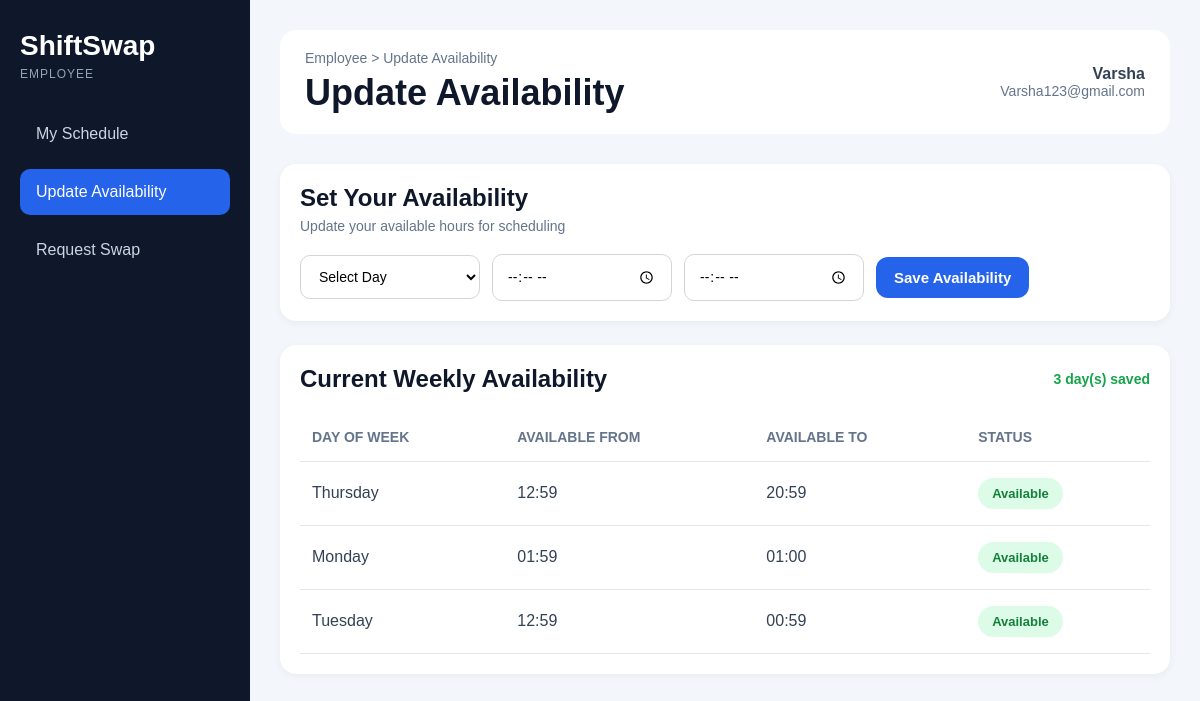
Page /update-availability (signed in) on the committed database.
### tables this page shows
CREATE TABLE availability (
    id INTEGER PRIMARY KEY AUTOINCREMENT,
    employee_id INTEGER,
    day TEXT,
    from_time TEXT,
    to_time TEXT,
    status TEXT,
    FOREIGN KEY (employee_id) REFERENCES employees(id)
);

### app.py (the view)
@app.route("/update-availability")
def update_availability():
    if session.get("role") != "employee":
        return redirect(url_for("home"))
    employee_id = session["employee_id"]
    conn = get_db_connection()
    availability = conn.execute("""
        SELECT * FROM availability
        WHERE employee_id = ?
        ORDER BY id DESC
    """, (employee_id,)).fetchall()
    conn.close()
    return render_template("update-availability.html", availability=availability)

### app.py (called while the page is built)
def get_db_connection():
    conn = sqlite3.connect("database.db")
    conn.row_factory = sqlite3.Row
    return conn

### templates/update-availability.html (shortened to what this page needs)
<!DOCTYPE html>
<html lang="en">
<head>
  <link rel="stylesheet" href="{{ url_for('static', filename='style.css') }}">
</head>
<body>
  <div class="dashboard-layout">
    <aside class="sidebar">
      <div class="sidebar-logo">
        <h2>ShiftSwap</h2>
        <p>EMPLOYEE</p>
      </div>
      <nav class="sidebar-nav">
        <a href="/employee-dashboard">My Schedule</a>
        <a href="/update-availability" class="active">Update Availability</a>
        <a href="/request-swap">Request Swap</a>
      </nav>
    </aside>
    <main class="main-content">
      <div class="topbar">
        <div>
          <p class="breadcrumb">Employee > Update Availability</p>
          <h1>Update Availability</h1>
        </div>
        <div class="user-box">
          <strong>{{ session.get('name', 'User') }}</strong>
          <span>{{ session.get('email', 'No email') }}</span>
        </div>
      </div>
      <div class="table-card" style="margin-bottom: 24px;">
        <div class="employee-header" style="margin-bottom: 20px;">
          <div>
            <h2 style="margin-bottom: 6px;">Set Your Availability</h2>
            <p style="color: #64748b; font-size: 14px;">
              Update your available hours for scheduling
            </p>
          </div>
        </div>
        <form action="/save-availability" method="POST" class="availability-form">
          <select name="day" required>
            <option value="">Select Day</option>
          </select>
          <input type="time" name="from_time" required />
          <input type="time" name="to_time" required />
          <button type="submit" class="primary-btn">Save Availability</button>
        </form>
      </div>
      <div class="table-card">
        <div class="employee-header" style="margin-bottom: 20px;">
          <div>
            <h2>Current Weekly Availability</h2>
          </div>
          <div style="color: #16a34a; font-weight: 600; font-size: 14px;">
            {{ availability|length }} day(s) saved
          </div>
        </div>
        <table class="schedule-table">
          <thead>
            <tr>
              <th>Day of Week</th>
              <th>Available From</th>
              <th>Available To</th>
              <th>Status</th>
            </tr>
          </thead>
          <tbody>
            {% if availability %}
              {% for row in availability %}
              <tr>
                <td>{{ row.day }}</td>
                <td>{{ row.from_time }}</td>
                <td>{{ row.to_time }}</td>
                <td>
                  {% if row.status == "Available" %}
                    <span class="status approved">Available</span>
                  {% else %}
                    <span class="status pending">{{ row.status }}</span>
                  {% endif %}
                </td>
              </tr>
              {% endfor %}
            {% else %}
              <tr>
                <td colspan="4" style="text-align: center; padding: 20px;">
                  No availability set yet.
                </td>
              </tr>
            {% endif %}
          </tbody>
        </table>
      </div>
    </main>
  </div>
</body>
</html>

### static/style.css (style rules this page uses)
* { margin: 0; padding: 0; box-sizing: border-box; font-family: Arial, sans-serif; }
body { background-color: #f5f7fb; }
.dashboard-layout { display: flex; min-height: 100vh; background-color: #f3f6fb; }
.sidebar { width: 250px; background-color: #0f172a; color: white; padding: 30px 20px; }
.sidebar-logo h2 { font-size: 28px; margin-bottom: 5px; }
.sidebar-logo p { font-size: 12px; color: #94a3b8; letter-spacing: 1px; margin-bottom: 30px; }
.sidebar-nav { display: flex; flex-direction: column; gap: 12px; }
.sidebar-nav a { text-decoration: none; color: #cbd5e1; padding: 14px 16px; border-radius: 10px; transition: 0.3s; }
.sidebar-nav a:hover, .sidebar-nav a.active { background-color: #2563eb; color: white; }
.main-content { flex: 1; padding: 30px; }
.topbar { display: flex; justify-content: space-between; align-items: center; margin-bottom: 30px; background-color: white; padding: 20px 25px; border-radius: 16px; }
.breadcrumb { color: #64748b; font-size: 14px; margin-bottom: 6px; }
.topbar h1 { font-size: 36px; color: #0f172a; }
.user-box { display: flex; flex-direction: column; text-align: right; color: #334155; }
.user-box span { font-size: 14px; color: #64748b; }
.light-btn, .primary-btn, .delete-btn { border: none; border-radius: 12px; padding: 12px 18px; cursor: pointer; font-size: 15px; font-weight: 600; }
.primary-btn { background-color: #2563eb; color: white; }
.table-card { background-color: white; border-radius: 16px; padding: 20px; box-shadow: 0 2px 8px rgba(0, 0, 0, 0.05); overflow-x: auto; }
.schedule-table { width: 100%; border-collapse: collapse; }
.schedule-table th, .schedule-table td { text-align: left; padding: 16px 12px; border-bottom: 1px solid #e5e7eb; }
.schedule-table th { color: #64748b; font-size: 14px; text-transform: uppercase; }
.schedule-table td { color: #334155; }
.status { display: inline-block; padding: 8px 14px; border-radius: 999px; font-size: 13px; font-weight: 600; }
.status.approved { background-color: #dcfce7; color: #15803d; }
.employee-header { display: flex; justify-content: space-between; align-items: center; margin-bottom: 18px; }
.employee-header h2 { color: #0f172a; }
.availability-form { display: flex; gap: 12px; flex-wrap: wrap; }
.availability-form select, .availability-form input { padding: 12px; border-radius: 10px; border: 1px solid #d1d5db; }
.availability-form { display: flex; gap: 12px; flex-wrap: wrap; align-items: center; }
.availability-form select, .availability-form input { min-width: 180px; padding: 12px 14px; border-radius: 10px; border: 1px solid #d1d5db; font-size: 14px; background-color: white; }
.table-card { margin-bottom: 24px; }

### rows in the picture
availability: day "Thursday", from_time "12:59", to_time "20:59", status "Available"
availability: day "Monday", from_time "01:59", to_time "01:00", status "Available"
availability: day "Tuesday", from_time "12:59", to_time "00:59", status "Available"

### other values in the picture
{{ session.get('name', 'User') }} "Varsha"
{{ session.get('email', 'No email') }} "Varsha123@gmail.com"
{{ availability|length }} "3"
